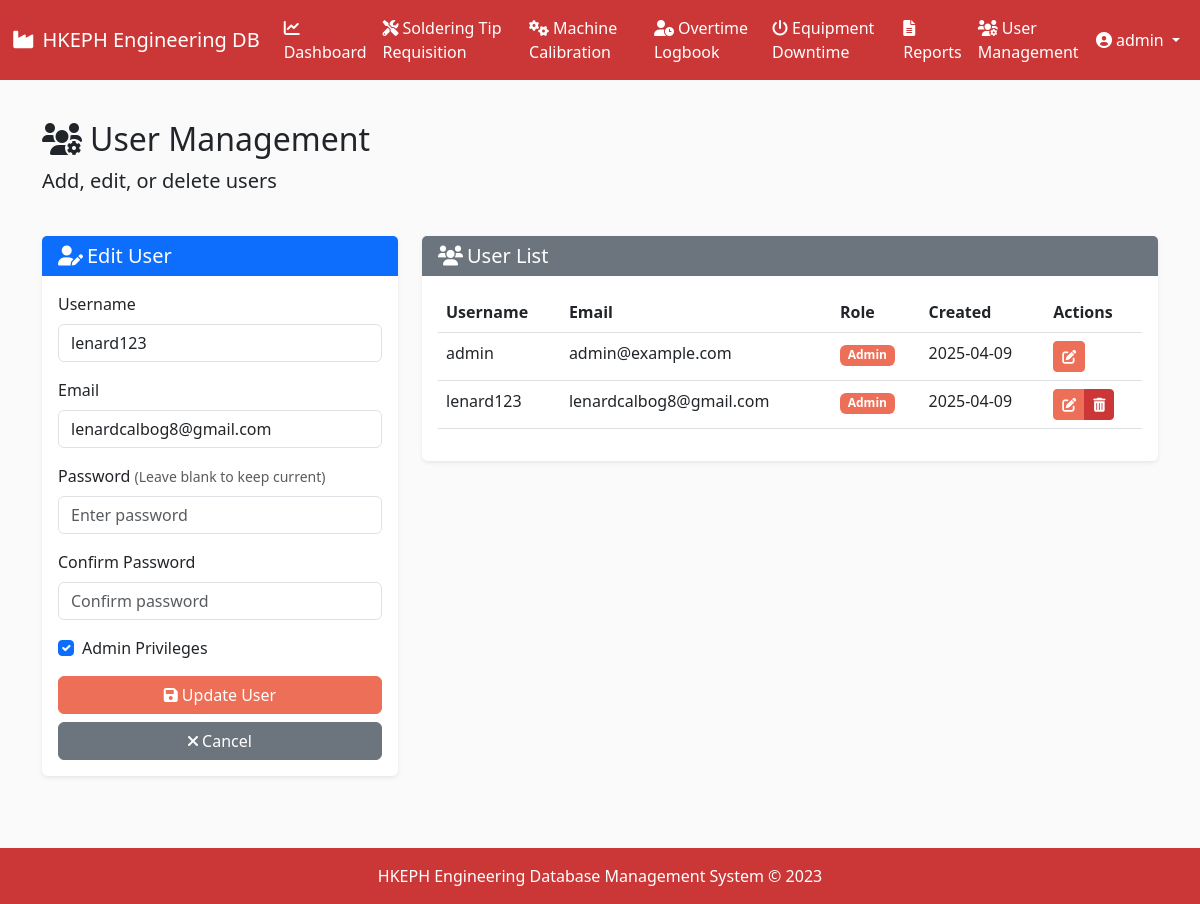
Page /users/edit/2 (signed in) on the committed database.
### models.py (models this page shows, shortened)
class User(UserMixin, db.Model):
    id = db.Column(db.Integer, primary_key=True)
    username = db.Column(db.String(64), unique=True, nullable=False)
    email = db.Column(db.String(120), unique=True, nullable=False)
    password_hash = db.Column(db.String(256), nullable=False)
    is_admin = db.Column(db.Boolean, default=False)
    date_created = db.Column(db.DateTime, default=datetime.utcnow)

### routes.py (the view, shortened to what this page needs)
@app.route('/users/edit/<int:user_id>', methods=['GET', 'POST'])
@login_required
def edit_user(user_id):
    if not current_user.is_admin:
        flash('Access denied. Admin privileges required.', 'danger')
        return redirect(url_for('dashboard'))
    user = User.query.get_or_404(user_id)
    form = UserForm(obj=user)
    return render_template('user_management.html', users=User.query.all(), form=form, edit_user=user)

### forms.py
class UserForm(FlaskForm):
    username = StringField('Username', validators=[DataRequired(), Length(min=3, max=64)])
    email = StringField('Email', validators=[DataRequired(), Email(), Length(max=120)])
    password = PasswordField('Password', validators=[Optional(), Length(min=6, max=64)])
    confirm_password = PasswordField('Confirm Password', validators=[
        Optional(),
        EqualTo('password', message='Passwords must match')
    ])
    is_admin = BooleanField('Admin Privileges')

### app.py (called while the page is built)
@login_manager.user_loader
def load_user(user_id):
    return User.query.get(int(user_id))

### templates/user_management.html (shortened to what this page needs)
{% extends 'base.html' %}
{% block content %}
<div class="row mb-4">
    <div class="col">
        <h2><i class="fas fa-users-cog me-2"></i>User Management</h2>
        <p class="lead">Add, edit, or delete users</p>
    </div>
</div>
<div class="row mb-4">
    <div class="col-md-4">
        <div class="card">
            <div class="card-header bg-primary text-white">
                <h5 class="mb-0">
                    {% if edit_user %}
                    <i class="fas fa-user-edit me-1"></i>Edit User
                    {% else %}
                    <i class="fas fa-user-plus me-1"></i>Add New User
                    {% endif %}
                </h5>
            </div>
            <div class="card-body">
                {% if edit_user %}
                <form method="POST" action="{{ url_for('edit_user', user_id=edit_user.id) }}">
                {% else %}
                <form method="POST" action="{{ url_for('add_user') }}">
                {% endif %}
                    <div class="mb-3">
                        <label for="username" class="form-label">Username</label>
                        {{ form.username(class="form-control", placeholder="Enter username") }}
                    </div>
                    <div class="mb-3">
                        <label for="email" class="form-label">Email</label>
                        {{ form.email(class="form-control", placeholder="Enter email") }}
                    </div>
                    <div class="mb-3">
                        <label for="password" class="form-label">
                            Password
                            {% if edit_user %}
                            <small class="text-muted">(Leave blank to keep current)</small>
                            {% endif %}
                        </label>
                        {{ form.password(class="form-control", placeholder="Enter password") }}
                    </div>
                    <div class="mb-3">
                        <label for="confirm_password" class="form-label">Confirm Password</label>
                        {{ form.confirm_password(class="form-control", placeholder="Confirm password") }}
                    </div>
                    <div class="mb-3 form-check">
                        {{ form.is_admin(class="form-check-input") }}
                        <label class="form-check-label" for="is_admin">Admin Privileges</label>
                    </div>
                    <div class="d-grid gap-2">
                        {% if edit_user %}
                        <button type="submit" class="btn btn-primary">
                            <i class="fas fa-save me-1"></i>Update User
                        </button>
                        <a href="{{ url_for('user_management') }}" class="btn btn-secondary">
                            <i class="fas fa-times me-1"></i>Cancel
                        </a>
                        {% else %}
                        <button type="submit" class="btn btn-primary">
                            <i class="fas fa-user-plus me-1"></i>Add User
                        </button>
                        {% endif %}
                    </div>
                </form>
            </div>
        </div>
    </div>
    <div class="col-md-8">
        <div class="card">
            <div class="card-header bg-secondary text-white">
                <h5 class="mb-0"><i class="fas fa-users me-1"></i>User List</h5>
            </div>
            <div class="card-body">
                <div class="table-responsive">
                    <table class="table table-hover">
                        <thead>
                            <tr>
                                <th>Username</th>
                                <th>Email</th>
                                <th>Role</th>
                                <th>Created</th>
                                <th>Actions</th>
                            </tr>
                        </thead>
                        <tbody>
                            {% for user in users %}
                            <tr>
                                <td>{{ user.username }}</td>
                                <td>{{ user.email }}</td>
                                <td>
                                    {% if user.is_admin %}
                                    <span class="badge bg-primary">Admin</span>
                                    {% else %}
                                    <span class="badge bg-secondary">User</span>
                                    {% endif %}
                                </td>
                                <td>{{ user.date_created.strftime('%Y-%m-%d') }}</td>
                                <td>
                                    <div class="btn-group btn-group-sm" role="group">
                                        <a href="{{ url_for('edit_user', user_id=user.id) }}" class="btn btn-warning">
                                            <i class="fas fa-edit"></i>
                                        </a>
                                        {% if user.id != current_user.id %}
                                        <button type="button" class="btn btn-danger" data-bs-toggle="modal" data-bs-target="#deleteUserModal-{{ user.id }}">
                                            <i class="fas fa-trash-alt"></i>
                                        </button>
                                        {% endif %}
                                    </div>
                                </td>
                            </tr>
                            {% endfor %}
                        </tbody>
                    </table>
                </div>
            </div>
        </div>
    </div>
</div>
{% endblock %}

### templates/base.html (shortened to what this page needs)
<!DOCTYPE html>
<html lang="en" data-bs-theme="light">
<head>
    <link href="https://cdn.jsdelivr.net/npm/bootstrap@5.3.0/dist/css/bootstrap.min.css" rel="stylesheet">
    <link rel="stylesheet" href="https://cdnjs.cloudflare.com/ajax/libs/font-awesome/6.0.0/css/all.min.css">
    <link rel="stylesheet" type="text/css" href="https://cdn.jsdelivr.net/npm/daterangepicker/daterangepicker.css" />
    <link rel="stylesheet" href="{{ url_for('static', filename='css/style.css') }}">
</head>
<body>
    <nav class="navbar navbar-expand-lg" style="background-color: var(--accent-secondary); color: white;">
        <div class="container-fluid">
            <a class="navbar-brand text-white" href="{{ url_for('dashboard') }}">
                <i class="fas fa-industry me-2"></i>HKEPH Engineering DB
            </a>
            <div class="collapse navbar-collapse" id="navbarNav">
                {% if current_user.is_authenticated %}
                <ul class="navbar-nav">
                    <li class="nav-item">
                        <a class="nav-link text-white {% if request.path == url_for('dashboard') %}active fw-bold{% endif %}" href="{{ url_for('dashboard') }}">
                            <i class="fas fa-chart-line me-1"></i>Dashboard
                        </a>
                    </li>
                    <li class="nav-item">
                        <a class="nav-link text-white {% if request.path == url_for('soldering_tips') %}active fw-bold{% endif %}" href="{{ url_for('soldering_tips') }}">
                            <i class="fas fa-tools me-1"></i>Soldering Tip Requisition
                        </a>
                    </li>
                    <li class="nav-item">
                        <a class="nav-link text-white {% if request.path == url_for('machine_calibrations') %}active fw-bold{% endif %}" href="{{ url_for('machine_calibrations') }}">
                            <i class="fas fa-cogs me-1"></i>Machine Calibration
                        </a>
                    </li>
                    <li class="nav-item">
                        <a class="nav-link text-white {% if request.path == url_for('overtime_logbook') %}active fw-bold{% endif %}" href="{{ url_for('overtime_logbook') }}">
                            <i class="fas fa-user-clock me-1"></i>Overtime Logbook
                        </a>
                    </li>
                    <li class="nav-item">
                        <a class="nav-link text-white {% if request.path == url_for('equipment_downtime') %}active fw-bold{% endif %}" href="{{ url_for('equipment_downtime') }}">
                            <i class="fas fa-power-off me-1"></i>Equipment Downtime
                        </a>
                    </li>
                    <li class="nav-item">
                        <a class="nav-link text-white {% if request.path == url_for('reports') %}active fw-bold{% endif %}" href="{{ url_for('reports') }}">
                            <i class="fas fa-file-alt me-1"></i>Reports
                        </a>
                    </li>
                    {% if current_user.is_admin %}
                    <li class="nav-item">
                        <a class="nav-link text-white {% if request.path == url_for('user_management') %}active fw-bold{% endif %}" href="{{ url_for('user_management') }}">
                            <i class="fas fa-users-cog me-1"></i>User Management
                        </a>
                    </li>
                    {% endif %}
                </ul>
                <ul class="navbar-nav ms-auto">
                    <li class="nav-item dropdown">
                        <a class="nav-link dropdown-toggle text-white" href="#" id="navbarDropdown" role="button" data-bs-toggle="dropdown" aria-expanded="false">
                            <i class="fas fa-user-circle me-1"></i>{{ current_user.username }}
                        </a>
                    </li>
                </ul>
                {% endif %}
            </div>
        </div>
    </nav>
    <main class="container mt-4 mb-5 flex-grow-1">
        {% block content %}{% endblock %}
    </main>
    <footer class="py-3 mt-auto" style="background-color: var(--accent-secondary); color: white;">
        <div class="container text-center">
            <p class="mb-0">HKEPH Engineering Database Management System &copy; 2023</p>
        </div>
    </footer>
</body>
</html>

### static/css/style.css (style rules this page uses)
:root { --light-bg: #FAFAFA; --light-secondary: #E3E3E3; --accent-primary: #EE6F57; --accent-secondary: #CB3737; }
html, body { height: 100%; margin: 0; }
body { display: flex; flex-direction: column; min-height: 100vh; }
main { flex: 1 0 auto; }
.card { border: none; box-shadow: 0 0.125rem 0.25rem rgba(0, 0, 0, 0.075); transition: all 0.3s ease; }
.card-header { border-bottom: none; }
.table th { font-weight: 600; border-top: none; }
.btn-primary { background-color: var(--accent-primary); border-color: var(--accent-primary); }
.btn-warning { background-color: var(--accent-primary); border-color: var(--accent-primary); color: white; }
.btn-danger { background-color: var(--accent-secondary); border-color: var(--accent-secondary); }
.badge.bg-primary { background-color: var(--accent-primary) !important; }
.btn-group > .btn { margin-right: 0; }

### templates/base.html (style rules this page uses)
body { background-color: var(--light-bg); }

### rows in the picture
User: username "admin", email "admin@example.com", is_admin "Admin", date_created "2025-04-09"
User: username "lenard123", email "lenardcalbog8@gmail.com", is_admin "☑", shows "Admin", date_created "2025-04-09"
